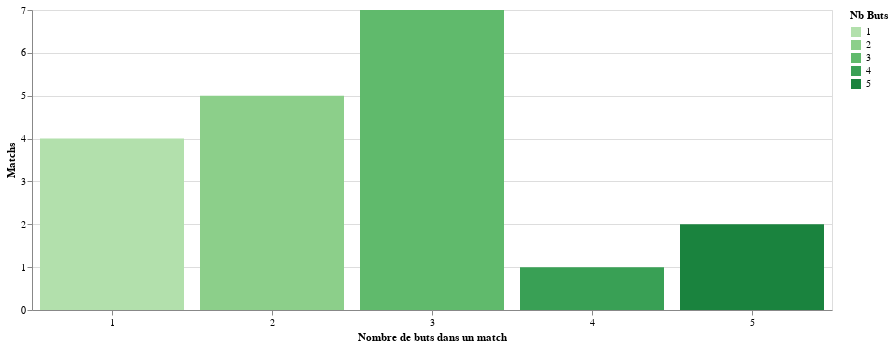

Notebook source saved alongside this figure:
### Markdown cell above
# Des matchs, des buts

### Code cell
alt.Chart(matchs_saison[['Nb Buts']]).mark_bar().encode(
    x=alt.X("Nb Buts:O", axis=alt.Axis(labelAngle=0), title="Nombre de buts dans un match"),
    y=alt.Y("count():Q", title="Matchs"),
    color=alt.Color("Nb Buts:O", scale=alt.Scale(scheme="greens")),
    tooltip=["Nb Buts:O", alt.Tooltip("count():Q", title="Nb Matches")]
).properties(
    width=DEFAULT_WIDTH
)

### Figure 1 — Vega-Lite specification as saved in the notebook (floating-point values rounded to 4 significant figures)
{"config": {"view": {"continuousWidth": 400, "continuousHeight": 300}}, "data": {"name": "data-8d1907c05a52055b21670df63127af3f"}, "mark": "bar", "encoding": {"color": {"field": "Nb Buts", "scale": {"scheme": "greens"}, "type": "ordinal"}, "tooltip": [{"field": "Nb Buts", "type": "ordinal"}, {"aggregate": "count", "title": "Nb Matches", "type": "quantitative"}], "x": {"axis": {"labelAngle": 0}, "field": "Nb Buts", "title": "Nombre de buts dans un match", "type": "ordinal"}, "y": {"aggregate": "count", "title": "Matchs", "type": "quantitative"}}, "width": 800, "$schema": "https://vega.github.io/schema/vega-lite/v4.17.0.json", "datasets": {"data-8d1907c05a52055b21670df63127af3f": [{"Nb Buts": 2}, {"Nb Buts": 3}, {"Nb Buts": 3}, {"Nb Buts": 1}, {"Nb Buts": 2}, {"Nb Buts": 5}, {"Nb Buts": 2}, {"Nb Buts": 3}, {"Nb Buts": 1}, {"Nb Buts": 3}, {"Nb Buts": 5}, {"Nb Buts": 3}, {"Nb Buts": 2}, {"Nb Buts": 1}, {"Nb Buts": 2}, {"Nb Buts": 1}, {"Nb Buts": 3}, {"Nb Buts": 4}, {"Nb Buts": 3}]}}
